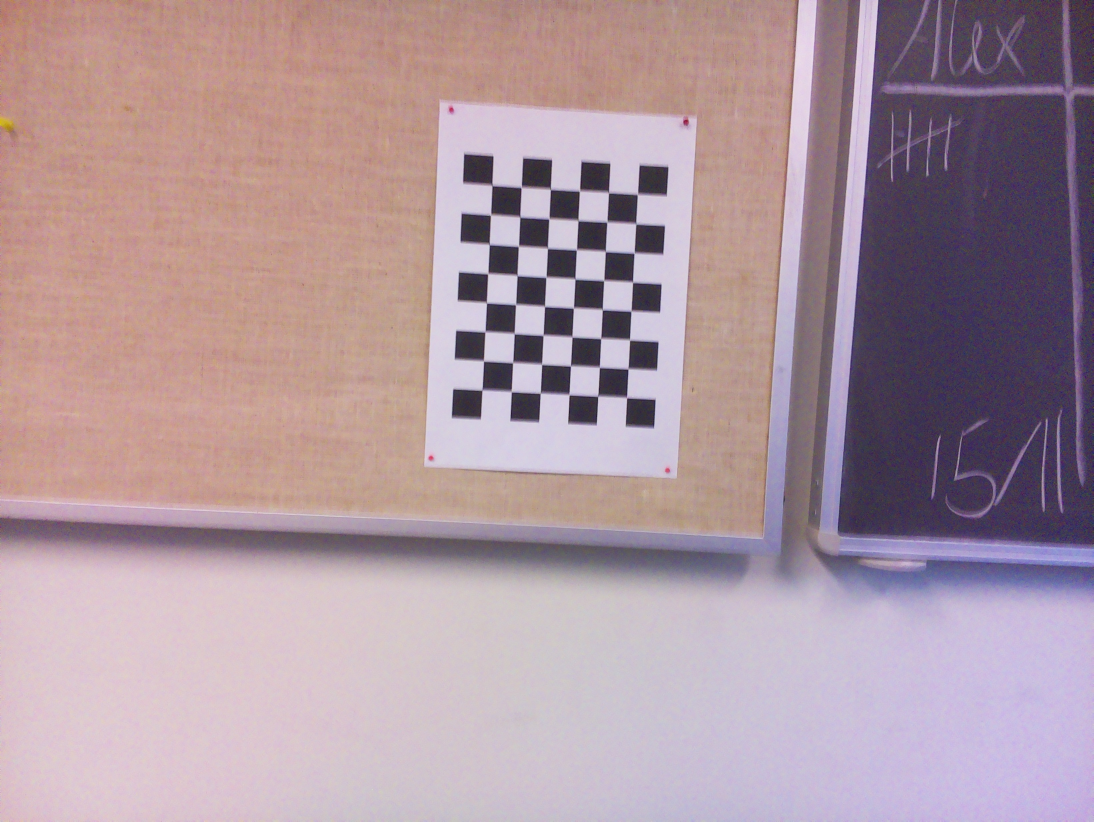
#> input picture camera/src/Images/Chess0.jpg, 3280 x 2464 px (shown at 1/3 size); its folder holds 4 pictures in this run
$ python camera_calib.py
#> lines starting #> are read from the running program, lines starting #| are printed output that depends on the picture
import matplotlib.pyplot as plt
import matplotlib.image as mpimg
import numpy as np
import glob
import cv2
import pickle


def Calibrate():
    # Number of object points
    num_intersections_in_x = 6
    num_intersections_in_y = 8

    # Size of square in meters
    square_size = 0.025

    # Arrays to store 3D points and 2D image points
    obj_points = []
    img_points = []

    # Prepare expected object 3D object points (0,0,0), (1,0,0) ...
    object_points = np.zeros((6*8,3), np.float32)
    object_points[:,:2] = np.mgrid[0:6, 0:8].T.reshape(-1,2)
    object_points = object_points*square_size

    fnames = glob.glob('camera/src/Images/'+'*.'+'jpg')


    for fname in fnames:
        print("reading file...")
        img = cv2.imread(fname)
#> img is the input picture: shape (2464, 3280, 3); mean B, G, R 159.2, 150.4, 173.2
        print(img)
#> (printed output is left out)
        print("file read :)")
        img_size = (img.shape[1], img.shape[0])
#> img_size = (3280, 2464)
        gray_scale = cv2.cvtColor(img, cv2.COLOR_BGR2GRAY)
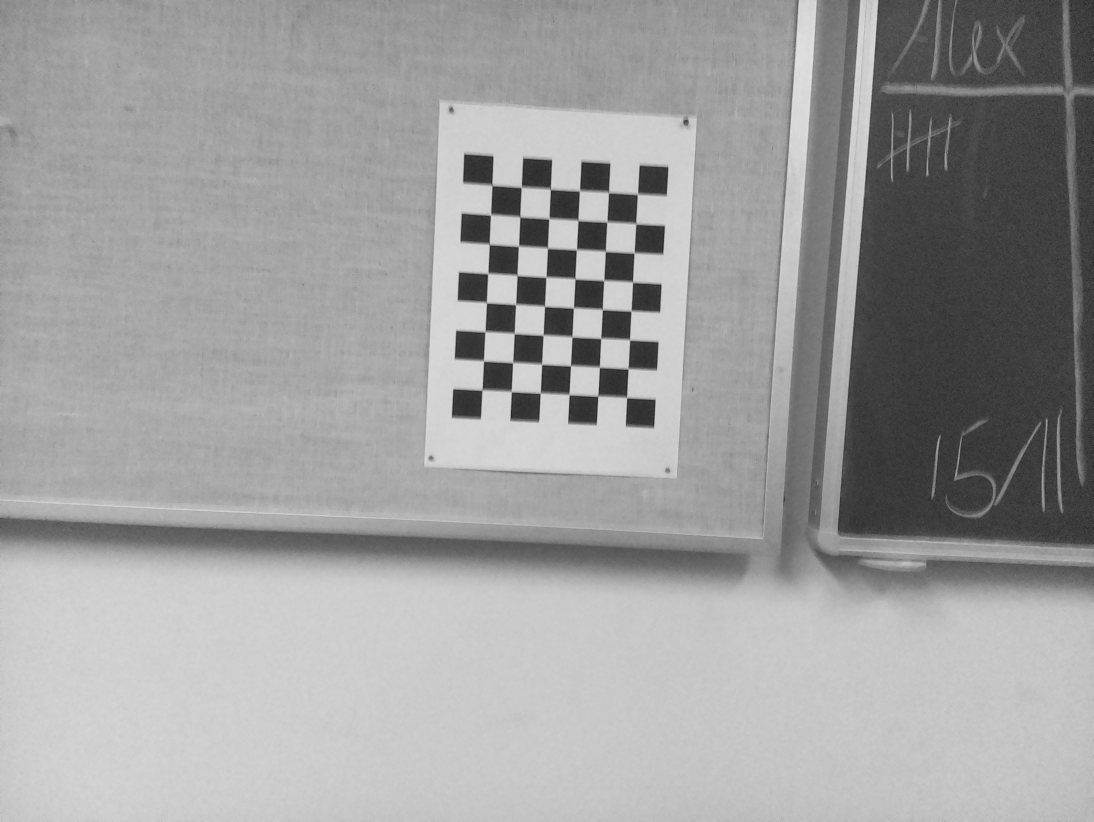
#> gray_scale: shape (2464, 3280) (shown at 1/3 size); min 16, max 238, mean 158.2

        # Find chess board corners
        print("Finding chess board corners")
        ret, corners = cv2.findChessboardCorners(gray_scale, (num_intersections_in_x, num_intersections_in_y), None)
#> ret = True; corners = 48 rows, first 8: [1477.5, 556], [1564.5, 561.5], [1652, 565.5], [1739, 573], [1829.5, 577], [1913.5, 582], [1472.5, 644.5], [1560, 649.5]
        print("Found Corners")
        if ret:
            print("Appending points")
            obj_points.append(object_points)
            print("And corners")
            img_points.append(corners)

            print("drawing the corners")
            # Draw the corners
            drawn_img = cv2.drawChessboardCorners(img, (6,8), corners, ret)
            # Uncomment the below code (43-47) if you want to visualize the detected corners
            drawn_img = cv2.resize(drawn_img, (500,500))
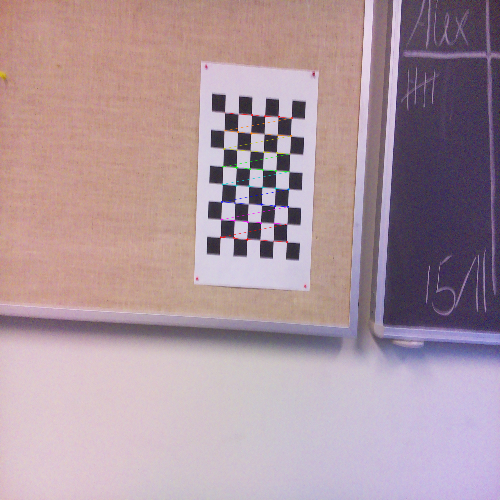
#> drawn_img: shape (500, 500, 3); mean B, G, R 159, 150.2, 173
            cv2.namedWindow("main", cv2.WINDOW_NORMAL)
            cv2.imshow("main", drawn_img)
            cv2.waitKey(0)
#> pass 2 of the loop in Calibrate, `for fname in fnames:`:
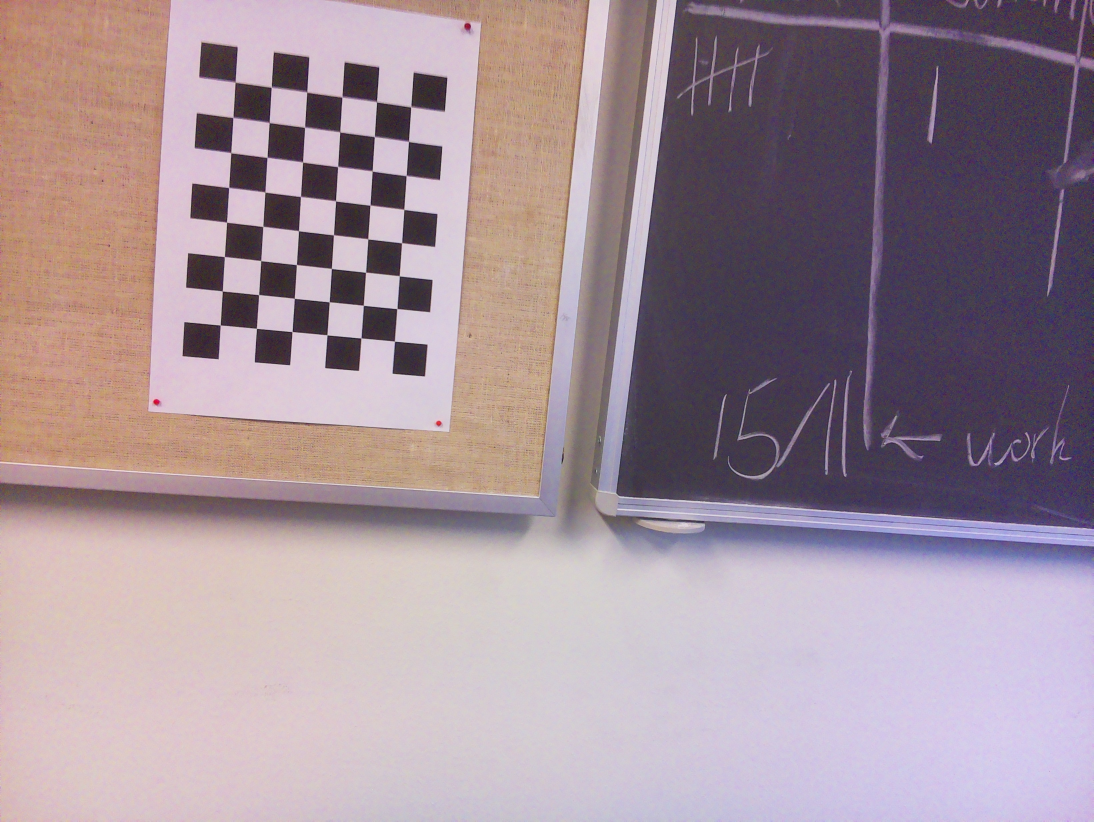
#> input picture camera/src/Images/Chess1.jpg, 3280 x 2464 px (shown at 1/3 size)
#> in Calibrate, img is the input picture: shape (2464, 3280, 3); mean B, G, R 152.9, 143.5, 161.8
#> (printed output is left out)
#> in Calibrate, `gray_scale = cv2.cvtColor(img, cv2.COLOR_BGR2GRAY)`:
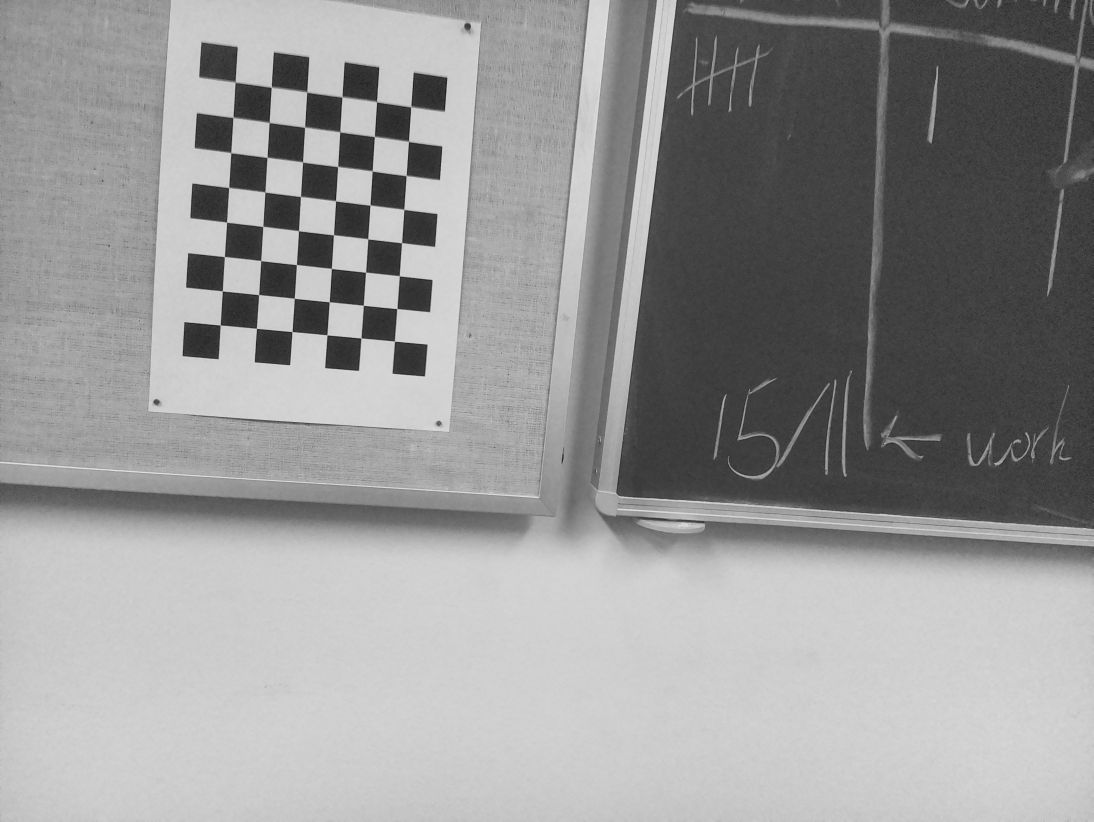
#> gray_scale: shape (2464, 3280) (shown at 1/3 size); min 1, max 236, mean 150
#> corners = 48 rows, first 8: [706.5, 248.7], [814.3, 264.5], [921.2, 278.3], [1026.3, 293.1], [1130.5, 307.8], [1232.8, 323.6], [699.2, 354.3], [808.6, 369.2]
#> in Calibrate, `drawn_img = cv2.resize(drawn_img, (500,500))`:
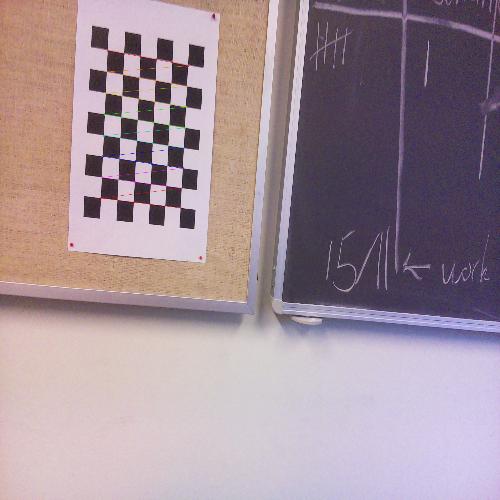
#> drawn_img: shape (500, 500, 3); mean B, G, R 152.7, 143.3, 161.7
#> pass 3 of the loop in Calibrate, `for fname in fnames:`:
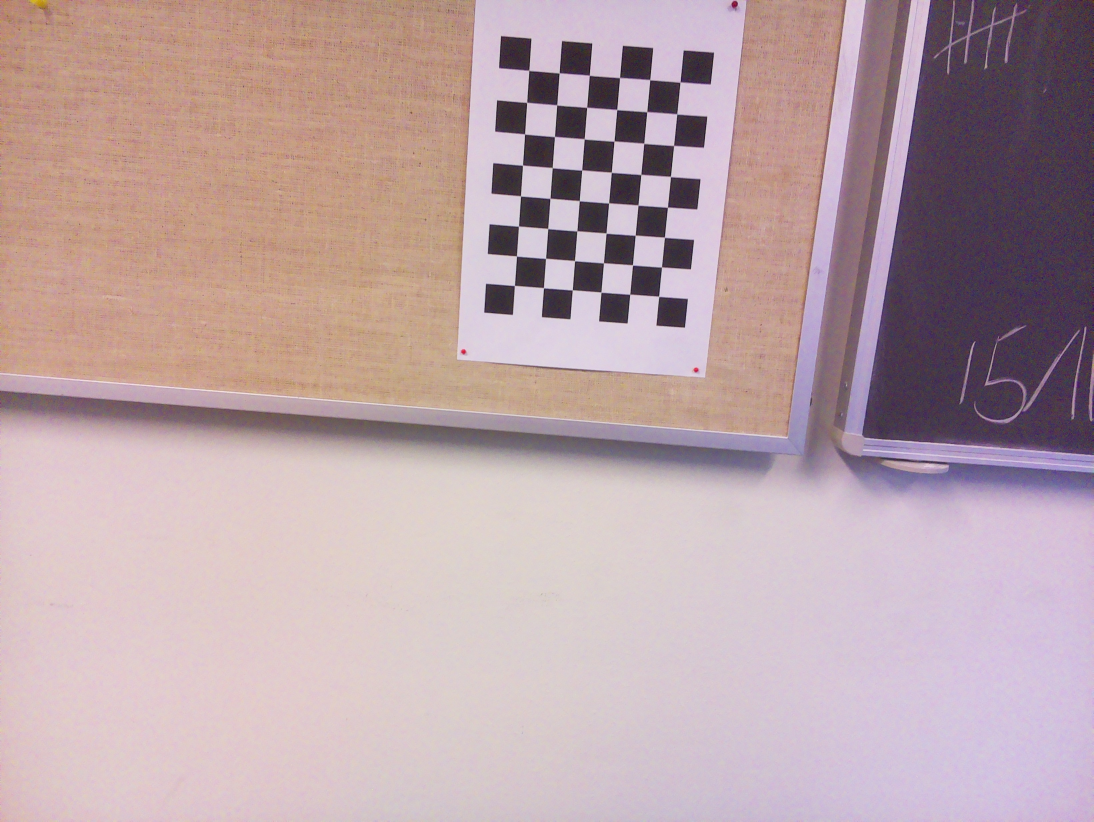
#> input picture camera/src/Images/Chess10.jpg, 3280 x 2464 px (shown at 1/3 size)
#> in Calibrate, img is the input picture: shape (2464, 3280, 3); mean B, G, R 167, 163, 186.4
#> (printed output is left out)
#> in Calibrate, `gray_scale = cv2.cvtColor(img, cv2.COLOR_BGR2GRAY)`:
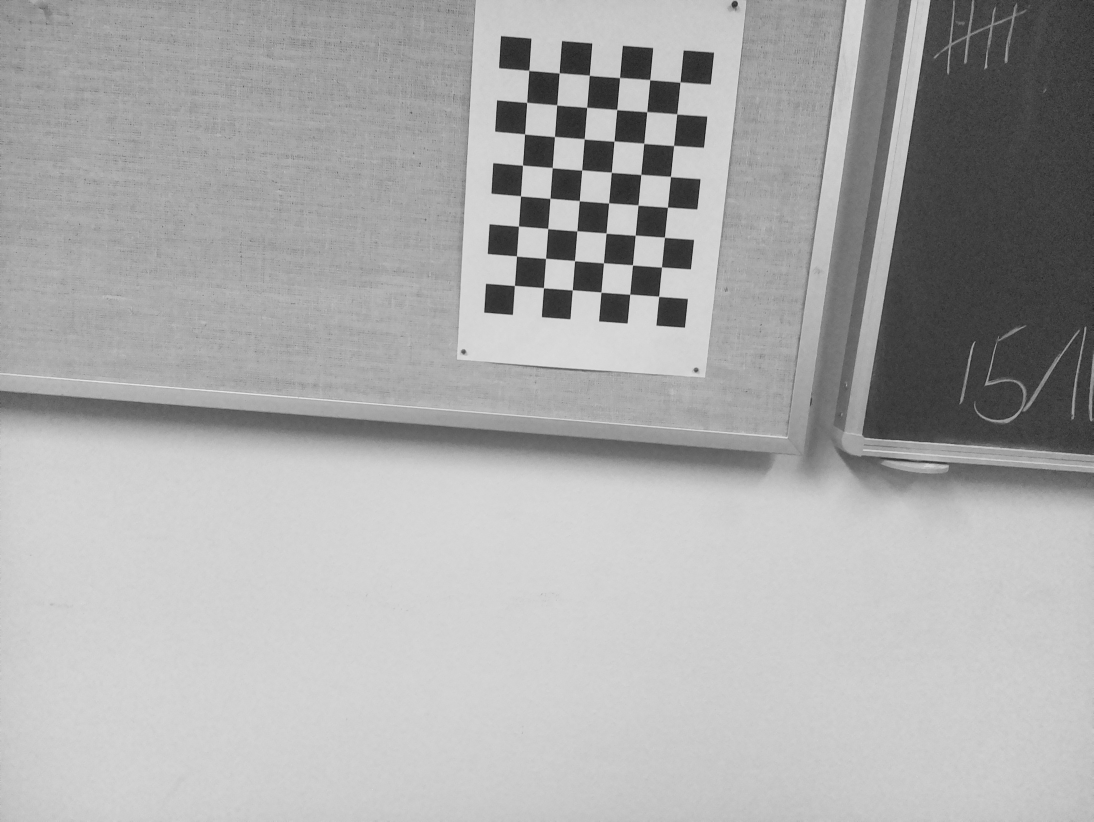
#> gray_scale: shape (2464, 3280) (shown at 1/3 size); min 1, max 240, mean 170.5
#> corners = 48 rows, first 8: [1587.5, 211.5], [1678.4, 219.9], [1768.8, 227.7], [1858.7, 234.2], [1950.6, 241.2], [2040.4, 248.2], [1581.7, 307.6], [1671.2, 317.1]
#> in Calibrate, `drawn_img = cv2.resize(drawn_img, (500,500))`:
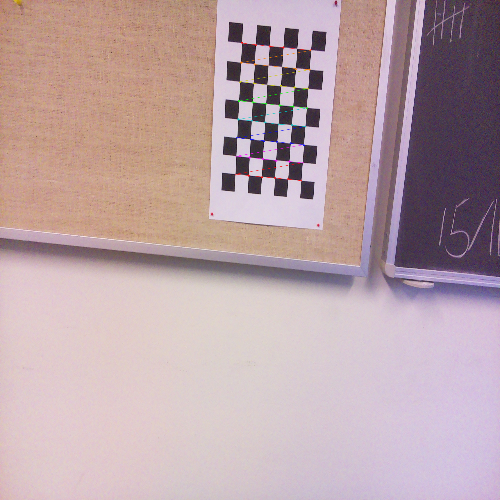
#> drawn_img: shape (500, 500, 3); mean B, G, R 166.8, 162.9, 186.3
#> the loop made 4 passes; the first 3 are shown

    print("calibrating camera")
    ret, mtx, dist, rvecs, tvecs = cv2.calibrateCamera(obj_points, img_points, img_size, None, None)

#> (the run stopped early here; a loop or call above may not have finished)
